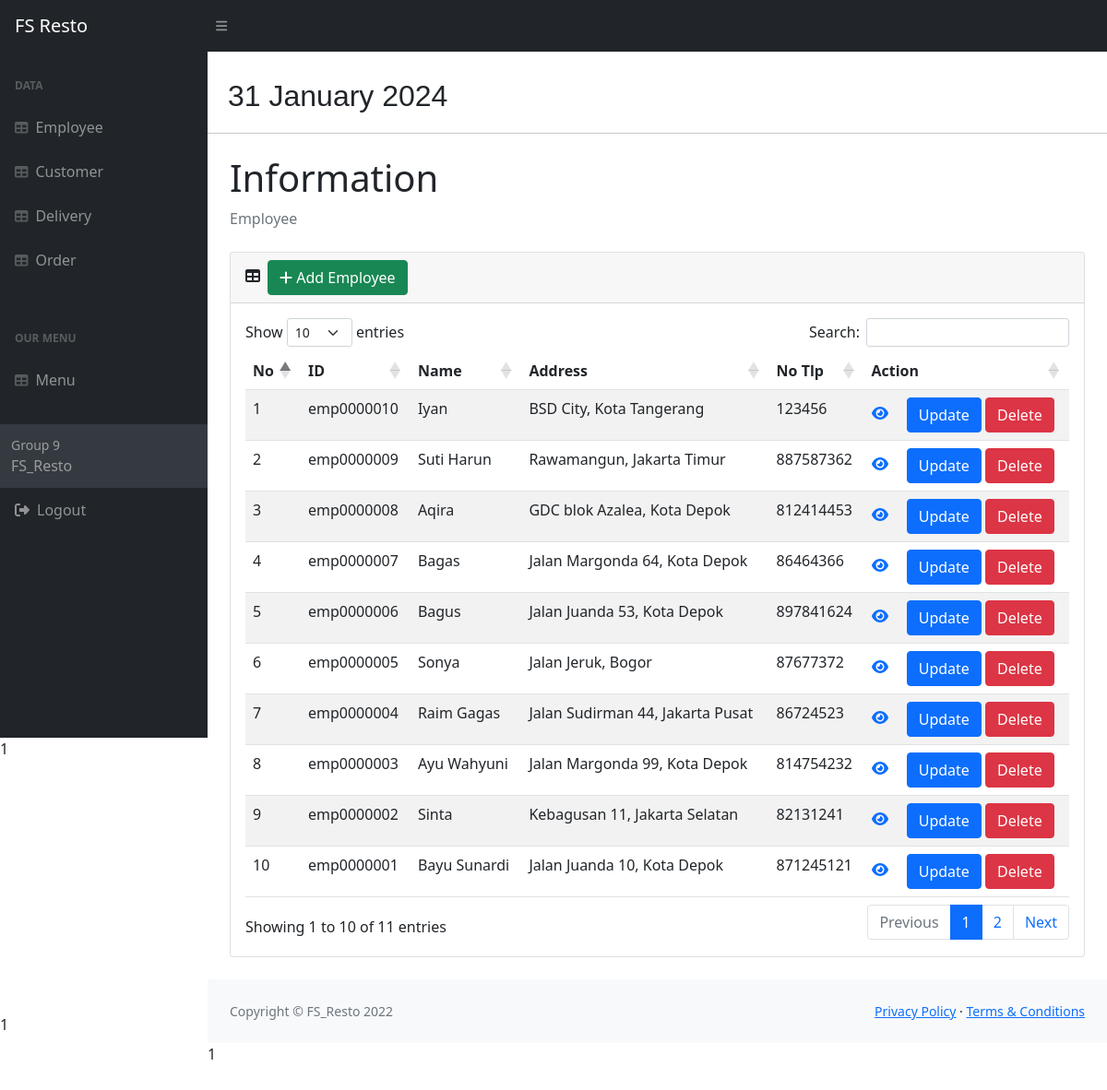
Screenshot of /Admin/pages/index.php (signed in) with the database file from the repository.
### tables this page shows
CREATE TABLE `employee` (
  `emp_id` varchar(10) NOT NULL,
  `emp_name` varchar(30) DEFAULT NULL,
  `emp_address` varchar(100) DEFAULT NULL,
  `no_tlp` int(15) DEFAULT NULL,
  PRIMARY KEY (`emp_id`)
);

### Admin/pages/index.php (the view, shortened to what this page needs)
<!DOCTYPE html>
<html lang="en">
  <head>
    <link href="https://cdnjs.cloudflare.com/ajax/libs/twitter-bootstrap/5.2.0/css/bootstrap.min.css" rel="stylesheet"/>
    <link href="https://cdn.datatables.net/1.13.1/css/dataTables.bootstrap5.min.css" rel="stylesheet"/>
    <link href="../../resource/css/styles.css" rel="stylesheet" />
  </head>
  <body class="sb-nav-fixed">
   <?=
      include 'partIndex/navbar.php';
   ?>
    <div id="layoutSidenav">
      <div id="layoutSidenav_nav">
       <?=
        include 'sideNavbar.php';
       ?>
      </div>
      <div id="layoutSidenav_content">
        <main>
        <div class="date" style="margin-left: 22px; font-size: xx-large; font-family: 'Gill Sans', 'Gill Sans MT', Calibri, 'Trebuchet MS', sans-serif;">
          <p class="inside_date">
            <?php
              echo date("d F Y");
            ?>
          </p>
        </div>
          <hr>
                <div class="container-fluid px-4">
            <h1 class="mt-4">Information</h1>
            <ol class="breadcrumb mb-4">
              <li class="breadcrumb-item active">Employee</li>
            </ol>
            <div class="card mb-4">
              <div class="card-header">
              <i class="fas fa-table me-1"></i>
                <a href="create.php" class="btn btn-success"><i class=" fas fa-plus me-1"></i>Add Employee</a>
              </div>
              <div class="card-body">
                <table id="example" class="table table-striped" style="width:100%">
                  <thead>
                    <tr>
                      <th>No</th>
                      <th>ID</th>
                      <th>Name</th>
                      <th>Address</th>
                      <th>No Tlp</th>
                      <th>Action</th>
                    </tr>
                  </thead>
                  <tbody>
                  <?php
                    $database = db_connect ();
                    $no = 1;
                    $tampil = mysqli_query($database, 'SELECT * FROM employee order by emp_id desc');
                    while($data = mysqli_fetch_assoc($tampil)) :
                  ?>
                    <tr>
                        <td><?php echo $no++;?></td>
                        <td><?php echo $data['emp_id'];?></td>
                        <td><?php echo $data['emp_name'];?></td>
                        <td><?php echo $data['emp_address'];?></td>
                        <td><?php echo $data['no_tlp']; ?></td>
                      <td>
                        <a href="show.php?id=<?php echo $data['emp_id']; ?>"><i class="fa fa-eye me-3"></i></a>
                        <a href="update.php?id=<?php echo $data['emp_id']; ?>" class='btn btn-primary'>Update</a>
                        <a href="delete.php?id=<?php echo $data['emp_id']; ?>" class='btn btn-danger'>Delete</a>
                      </td>
                    </tr>
                    <?php endwhile; ?>
                  </tbody>
                </table>
              </div>
            </div>
          </div>
        </main>
       <?=
          include 'partIndex/footer.php';
       ?>
      </div>
    </div>
    <?=
      include_once 'partIndex/script.php';
    ?>
  </body>
</html>

### rows the page displays
employee: emp_id "emp0000010", emp_name "Iyan", emp_address "BSD City, Kota Tangerang", no_tlp "123456"
employee: emp_id "emp0000009", emp_name "Suti Harun", emp_address "Rawamangun, Jakarta Timur", no_tlp "887587362"
employee: emp_id "emp0000008", emp_name "Aqira", emp_address "GDC blok Azalea, Kota Depok", no_tlp "812414453"
employee: emp_id "emp0000007", emp_name "Bagas", emp_address "Jalan Margonda 64, Kota Depok", no_tlp "86464366"
employee: emp_id "emp0000006", emp_name "Bagus", emp_address "Jalan Juanda 53, Kota Depok", no_tlp "897841624"
employee: emp_id "emp0000005", emp_name "Sonya", emp_address "Jalan Jeruk, Bogor", no_tlp "87677372"
employee: emp_id "emp0000004", emp_name "Raim Gagas", emp_address "Jalan Sudirman 44, Jakarta Pusat", no_tlp "86724523"
employee: emp_id "emp0000003", emp_name "Ayu Wahyuni", emp_address "Jalan Margonda 99, Kota Depok", no_tlp "814754232"
employee: emp_id "emp0000002", emp_name "Sinta", emp_address "Kebagusan 11, Jakarta Selatan", no_tlp "82131241"
employee: emp_id "emp0000001", emp_name "Bayu Sunardi", emp_address "Jalan Juanda 10, Kota Depok", no_tlp "871245121"

### other values shown
include 'sideNavbar.php' "1"
include 'partIndex/footer.php' "1"
include_once 'partIndex/script.php' "1"
